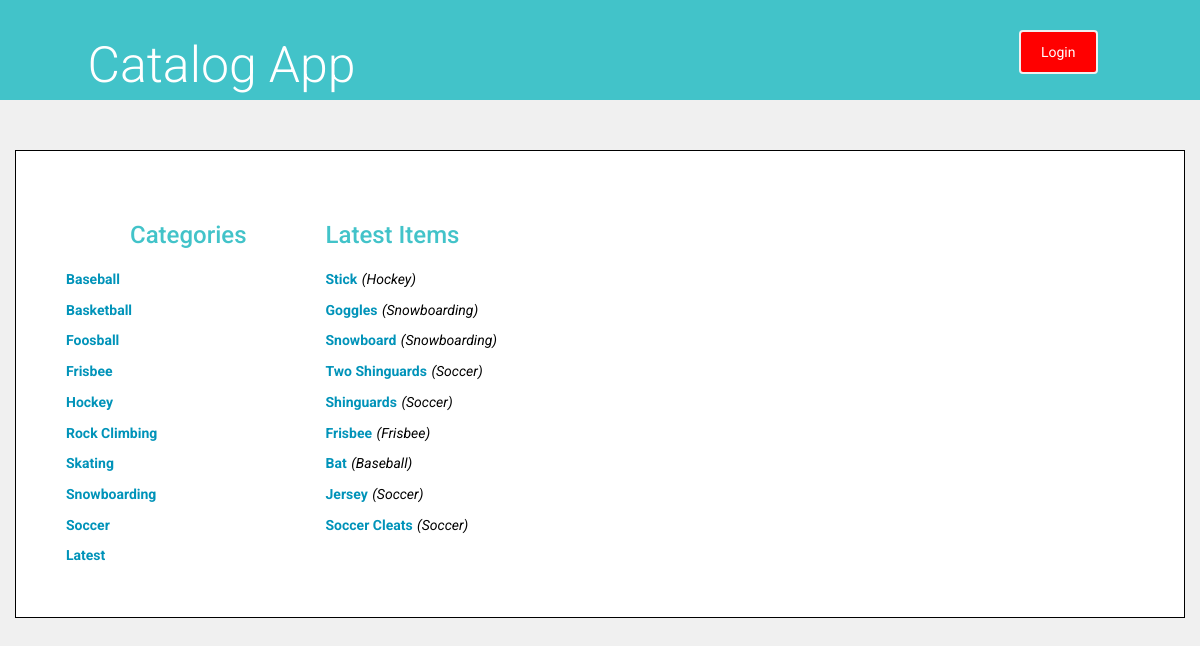
The page /home on the database its author committed.
### database_setup.py (models this page shows, shortened)
class Category(Base):
	__tablename__ = 'category'
	id = Column(Integer, primary_key=True)
	name = Column(String)

class Item(Base):
	__tablename__ = 'item'
	id = Column(Integer, primary_key=True)
	title = Column(String)
	cat_id = Column(Integer, ForeignKey('category.id'))
	description = Column(Text())
	user_id = Column(Integer, ForeignKey('user.id'))
	date_added = Column(DateTime, default=datetime.datetime.utcnow)
	category = relationship(Category, backref='item')

### application.py (the view)
@app.route('/')
@app.route('/home')
def showHome():
    categories = session.query(Category).order_by(asc(Category.name)).all()
    items = session.query(Item).join(Category,
                Category.id == Item.cat_id).order_by(desc(
                    Item.date_added)).limit(10)
    return render_template('home.html', categories=categories, items=items)

### application.py (called while the page is built)
def get_view_rate_limit():
    return getattr(g, '_view_rate_limit', None)

@app.after_request
def inject_x_rate_headers(response):
    limit = get_view_rate_limit()
    if limit and limit.send_x_headers:
        h = response.headers
        h.add('X-RateLimit-Remaining', str(limit.remaining))
        h.add('X-RateLimit-Limit', str(limit.limit))
        h.add('X-RateLimit-Reset', str(limit.reset))
    return response

### templates/home.html (shortened to what this page needs)
{% extends "main.html" %}
{% block content %}
{% include "header.html" %}
<div class="container"></br>
<div class="row padding-top">
<div class="box">
<div class="row">
<div class="col-md-3">
	<div class="row">
	<center><h2>Categories</h2></center>
	</div>
	{% if categories !=[] %}
		{% for category in categories %}
		<div class="category-list">
		<a href = "{{url_for('showCategory', category_id = category.id)}}">
			{{category.name}}
		</a>
		</div>
		{% endfor %}
	{% endif %}
		<div class="category-list">
		<a href="{{url_for('showHome') }}">Latest</a>
		</div>
</div>
<div class="col-md-4">
	<div class="row">
	<h2>Latest Items</h2>
	</div>
	{% if items !=[] %}
		{% for i in items %}
			<div class="row">
			<div class="item-list">
				<a href="{{url_for('showItem', item_id = i.id) }}">{{i.title}}</a> <span class="category">
				<i>	({{i.category.name}})</i></span>
			</div>
			</div>
		{% endfor %}
	{% endif %}
</div>
<div class="col-md-1"></div>
</div>
</div>
</div>
</div>
{% endblock %}

### templates/main.html (shortened to what this page needs)
<!DOCTYPE html>
<html lang="en">
	<head>
		<link rel="stylesheet" href="//netdna.bootstrapcdn.com/bootstrap/3.1.1/css/bootstrap.min.css">
		<link rel=stylesheet type=text/css href="{{ url_for('static', filename='styles.css') }}">
	</head>
	<body>
			{% block content %}
			{% endblock %}
	</body>
</html>

### templates/header.html (shortened to what this page needs)
<div class="row banner main">
		<div class="col-md-8 padding-none">
			<h1>Catalog App</h1>
		</div>
	<div class="col-md-2 text-right padding-top">
		{%if 'username' not in session %}
					<a href="{{url_for('showLogin')}}"><button class="btn login" id="login">Login</button></a>
		{% else %}
					<a href="{{url_for('disconnect')}}"><button class="btn login" id="login">Logout</button> </a>
		{% endif %}
	</div>
</div>

### static/styles.css (style rules this page uses)
* { font-family: "Helvetica Neue Bold", Roboto, Helvetica, Arial, sans-serif; font-weight: 400; }
body { background-color: #F0F0F0; }
h1 { font-family: "Helvetica Neue Light", Roboto, Helvetica, Arial, sans-serif; font-size: 50px; color: #FFFFFF; line-height: 40px; font-weight: 300; }
h2 { font-size: 24px; color: #42C3C9; line-height: 29px; }
a { font-size: 14px; color: #0093B9; line-height: 17px; font-weight: 700; }
.category { font-size: 14px; color: #000000; line-height: 17px; }
.padding-top { padding-top: 30px; }
.padding-none { padding: 0; }
.btn { padding-top: 10px; padding-bottom: 10px; padding-left: 20px; padding-right: 20px; margin: 0; border-color: #F0F0F0; border-width: 2px; color: white; background-color: #42C3C9; }
.btn.login { padding-top: 10px; padding-bottom: 10px; padding-left: 20px; padding-right: 20px; margin: 0; border-color: #F0F0F0; border-width: 2px; color: white; background-color: red; }
.banner.main { height: 100px; background-color: #42C3C9; }
.box { border: 1px solid black; background-color: #FFFFFF; padding: 50px; }
.banner h1 { margin: 45px 0; vertical-align: middle; }
.category-list { background-color: #FFFFFF; font-size: 18px; padding-top: 5px; padding-bottom: : 20px; padding-left: 0px; u }
.item-list { background-color: #FFFFFF; font-size: 18px; padding-top: 5px; padding-bottom: : 20px; padding-left: 0px; u }

### rows shown on the page
Category: name "Baseball"
Category: name "Basketball"
Category: name "Foosball"
Category: name "Frisbee"
Category: name "Hockey"
Category: name "Rock Climbing"
Category: name "Skating"
Category: name "Snowboarding"
Category: name "Soccer"
Item: title "Stick", category.name "Hockey"
Item: title "Goggles", category.name "Snowboarding"
Item: title "Snowboard", category.name "Snowboarding"
Item: title "Two Shinguards", category.name "Soccer"
Item: title "Shinguards", category.name "Soccer"
Item: title "Frisbee", category.name "Frisbee"
Item: title "Bat", category.name "Baseball"
Item: title "Jersey", category.name "Soccer"
Item: title "Soccer Cleats", category.name "Soccer"
